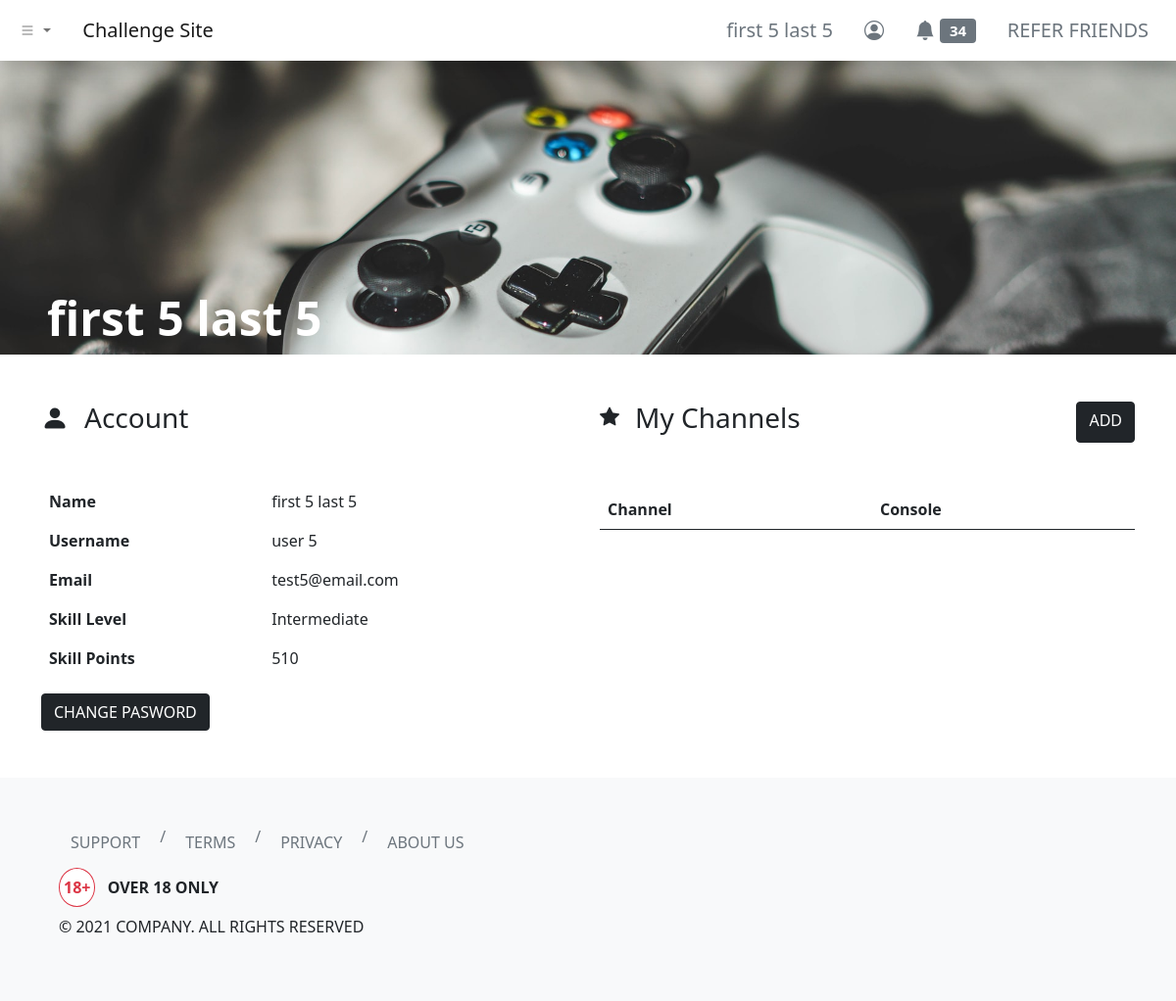
The app's page /dashboard/profile/index.php (signed in) with its own data.
### tables this page shows
CREATE TABLE `users` (
  `id` int(11) NOT NULL,
  `username` varchar(255) NOT NULL,
  `first_name` varchar(255) NOT NULL,
  `last_name` varchar(255) NOT NULL,
  `email` varchar(255) NOT NULL,
  `user_password` varchar(255) NOT NULL,
  `balance` decimal(65,30) UNSIGNED NOT NULL DEFAULT 0.000000000000000000000000000000,
  `skill_points` int(11) NOT NULL
);

CREATE TABLE `skill_levels` (
  `level_id` int(11) NOT NULL,
  `level_name` varchar(255) NOT NULL,
  `min_points` int(11) NOT NULL,
  `max_points` int(11) NOT NULL,
  `created_timestamp` timestamp NULL DEFAULT NULL,
  `last_modified_timestamp` timestamp NULL DEFAULT NULL
);

### dashboard/profile/index.php (the view, shortened to what this page needs)
<?php include '../../header.php'; ?>
<link rel="stylesheet" href="./index.css">
<div class="hero bg-dark d-flex align-items-end px-5">
    <h1 class="text-white display-5 fw-bold">
        <?php
        include_once '../../php-apis/db-config.php';
        $user_id = $_SESSION['id'];
        $sql = "SELECT * FROM users WHERE id = $user_id";
        $result = mysqli_query($conn, $sql);
        if (mysqli_num_rows($result) > 0) {
            while ($row = mysqli_fetch_assoc($result)) {
                $skill_points = $row['skill_points'];
                $sql2 = "SELECT * FROM skill_levels WHERE $skill_points BETWEEN min_points AND max_points";
                $result2 = mysqli_query($conn, $sql2);
                if (mysqli_num_rows($result2) > 0) {
                    while ($row2 = mysqli_fetch_assoc($result2)) {
                        $skill_level = $row2['level_name'];
                    }
                } else {
                    $skill_level = 'undefined';
                }
        ?>
                <?php echo $row['first_name'] . ' ' . $row['last_name']; ?>
    </h1>
</div>
<div class="container my-5">
    <div class="row">
        <div class="col">
            <h3 class="mb-5"><i class="bi bi-person-fill me-3"></i>Account</h3>
            <table class="table table-borderless">
                <tbody>
                    <tr>
                        <th scope="row">Name</th>
                        <td>
                            <?php echo $row['first_name'] . ' ' . $row['last_name']; ?>
                        </td>
                    </tr>
                    <tr>
                        <th scope="row">Username</th>
                        <td>
                            <?php echo $row['username']; ?>
                        </td>
                    </tr>
                    <tr>
                        <th scope="row">Email</th>
                        <td><?php echo $row['email']; ?></td>
                    </tr>
                    <tr>
                        <th>Skill Level</th>
                        <td><?php echo ucwords($skill_level); ?></td>
                    </tr>
                    <tr>
                        <th>Skill Points</th>
                        <td><?php echo ucwords($skill_points); ?></td>
                    </tr>
            <?php
            }
        } else {
            header("Location: ../../php-apis/logout.php");
            die();
        }
            ?>
                </tbody>
            </table>
            <button type="button" class="btn btn-dark" data-bs-toggle="modal" data-bs-target="#passwordModal">
                CHANGE PASWORD
            </button>
        </div>
        <div class="col">
            <div class="mb-5 d-flex">
                <i class="bi bi-star-fill fs-5 me-3"></i>
                <h3>My Channels</h3>
                <a class="btn btn-dark ms-auto" href="#" role="button">ADD</a>
            </div>
            <table class="table table-hover">
                <thead>
                    <tr>
                        <th scope="col">Channel</th>
                        <th scope="col">Console</th>
                    </tr>
                </thead>
            </table>
        </div>
    </div>
</div>
<?php include '../../footer.php'; ?>

### header.php (shortened to what this page needs)
<?php
function urlPrefix()
{
    if (basename(getcwd()) === basename(__DIR__)) {
        return './';
    } elseif (basename(dirname(getcwd())) === basename(__DIR__)) {
        return '../';
    } elseif (basename(dirname(dirname(getcwd()))) === basename(__DIR__)) {
        return '../../';
    } elseif (basename(dirname(dirname(dirname(getcwd())))) === basename(__DIR__)) {
        return '../../../';
    } else {
        return './';
    }
}
?>
<!DOCTYPE html>
<html lang="en">
<head>
    <link href="https://cdn.jsdelivr.net/npm/bootstrap@5.0.0-beta2/dist/css/bootstrap.min.css" rel="stylesheet">
    <link rel="stylesheet" href="https://cdn.jsdelivr.net/npm/bootstrap-icons@1.3.0/font/bootstrap-icons.css">
</head>
<body>
    <nav class="navbar navbar-expand-sm navbar-light bg-white shadow">
        <div class="container-fluid">
            <ul class="navbar-nav me-4">
                <li class="nav-item dropdown">
                    <a class="nav-link dropdown-toggle" href="#" id="navbarDropdownMenuLink" role="button" data-bs-toggle="dropdown" aria-expanded="false">
                        <i class="bi bi-list"></i>
                    </a>
                </li>
            </ul>
            <a class="navbar-brand" href="<?php echo urlPrefix(); ?>">Challenge Site</a>
            <div class="collapse navbar-collapse" id="navbarNavDropdown">
                <ul class="navbar-nav ms-auto">
                    <?php if (isset($_SESSION['id'])) { ?>
                        <li class="nav-item">
                            <a class="btn btn-lg btn-outline-secondary border-0" aria-current="page" href="<?php echo urlPrefix() . 'dashboard/profile/'; ?>">
                                <?php
                                include_once urlPrefix() . 'php-apis/db-config.php';
                                $user_id = $_SESSION['id'];
                                $sql = "SELECT * FROM users WHERE id=$user_id";
                                $result = mysqli_query($conn, $sql);
                                if (mysqli_num_rows($result) > 0) {
                                    while ($row = mysqli_fetch_assoc($result)) {
                                        echo $row['first_name'] . ' ' . $row['last_name'];
                                    }
                                } else {
                                    header("Location: " . urlPrefix() . "php-apis/logout.php");
                                    die();
                                }
                                ?>
                            </a>
                        </li>
                        <li class="nav-item">
                            <a class="btn btn-lg btn-outline-secondary border-0" aria-current="page" href="<?php echo urlPrefix() . 'dashboard/profile/'; ?>"><i class="bi bi-person-circle"></i></a>
                        </li>
                        <li class="nav-item">
                            <a class="btn btn-lg btn-outline-secondary border-0" aria-current="page" href="<?php echo urlPrefix() . 'dashboard/notifications/'; ?>">
                                <i class="bi bi-bell-fill"></i>
                                <span class="badge bg-secondary">
                                    <?php
                                    $sql2 = "SELECT COUNT(*) AS unread_notifs FROM notifications WHERE notif_for = $user_id AND notif_status = 'unread'";
                                    $result2 = mysqli_query($conn, $sql2);
                                    if (mysqli_num_rows($result2) > 0) {
                                        while ($row2 = mysqli_fetch_assoc($result2)) {
                                            echo $row2['unread_notifs'];
                                        }
                                    } else {
                                        echo "0";
                                    }
                                    ?>
                                </span>
                            </a>
                        </li>
                        <li class="nav-item">
                            <a class="btn btn-lg btn-outline-secondary border-0" aria-current="page" href="<?php echo urlPrefix() . 'dashboard/refer/'; ?>">REFER FRIENDS</a>
                        </li>
                    <?php } else { ?>
                        <li class="nav-item">
                            <a class="btn btn-lg btn-outline-secondary border-0" aria-current="page" href="<?php echo urlPrefix() . 'login/'; ?>">ENTER</a>
                        </li>
                    <?php } ?>
                </ul>
            </div>
        </div>
    </nav>

### dashboard/profile/index.css (style rules this page uses)
.hero { background-image: url('../../images/kamil-s-xny2e95bvgA-unsplash.jpg'); background-position: top; background-repeat: no-repeat; background-size: cover; min-height: 300px; }

### records on screen
users: first_name "first 5", last_name "last 5", username "user 5", email "test5@email.com", skill_levels.level_name "Intermediate", skill_points "510"

### other values on screen
$row2['unread_notifs'] "34"
